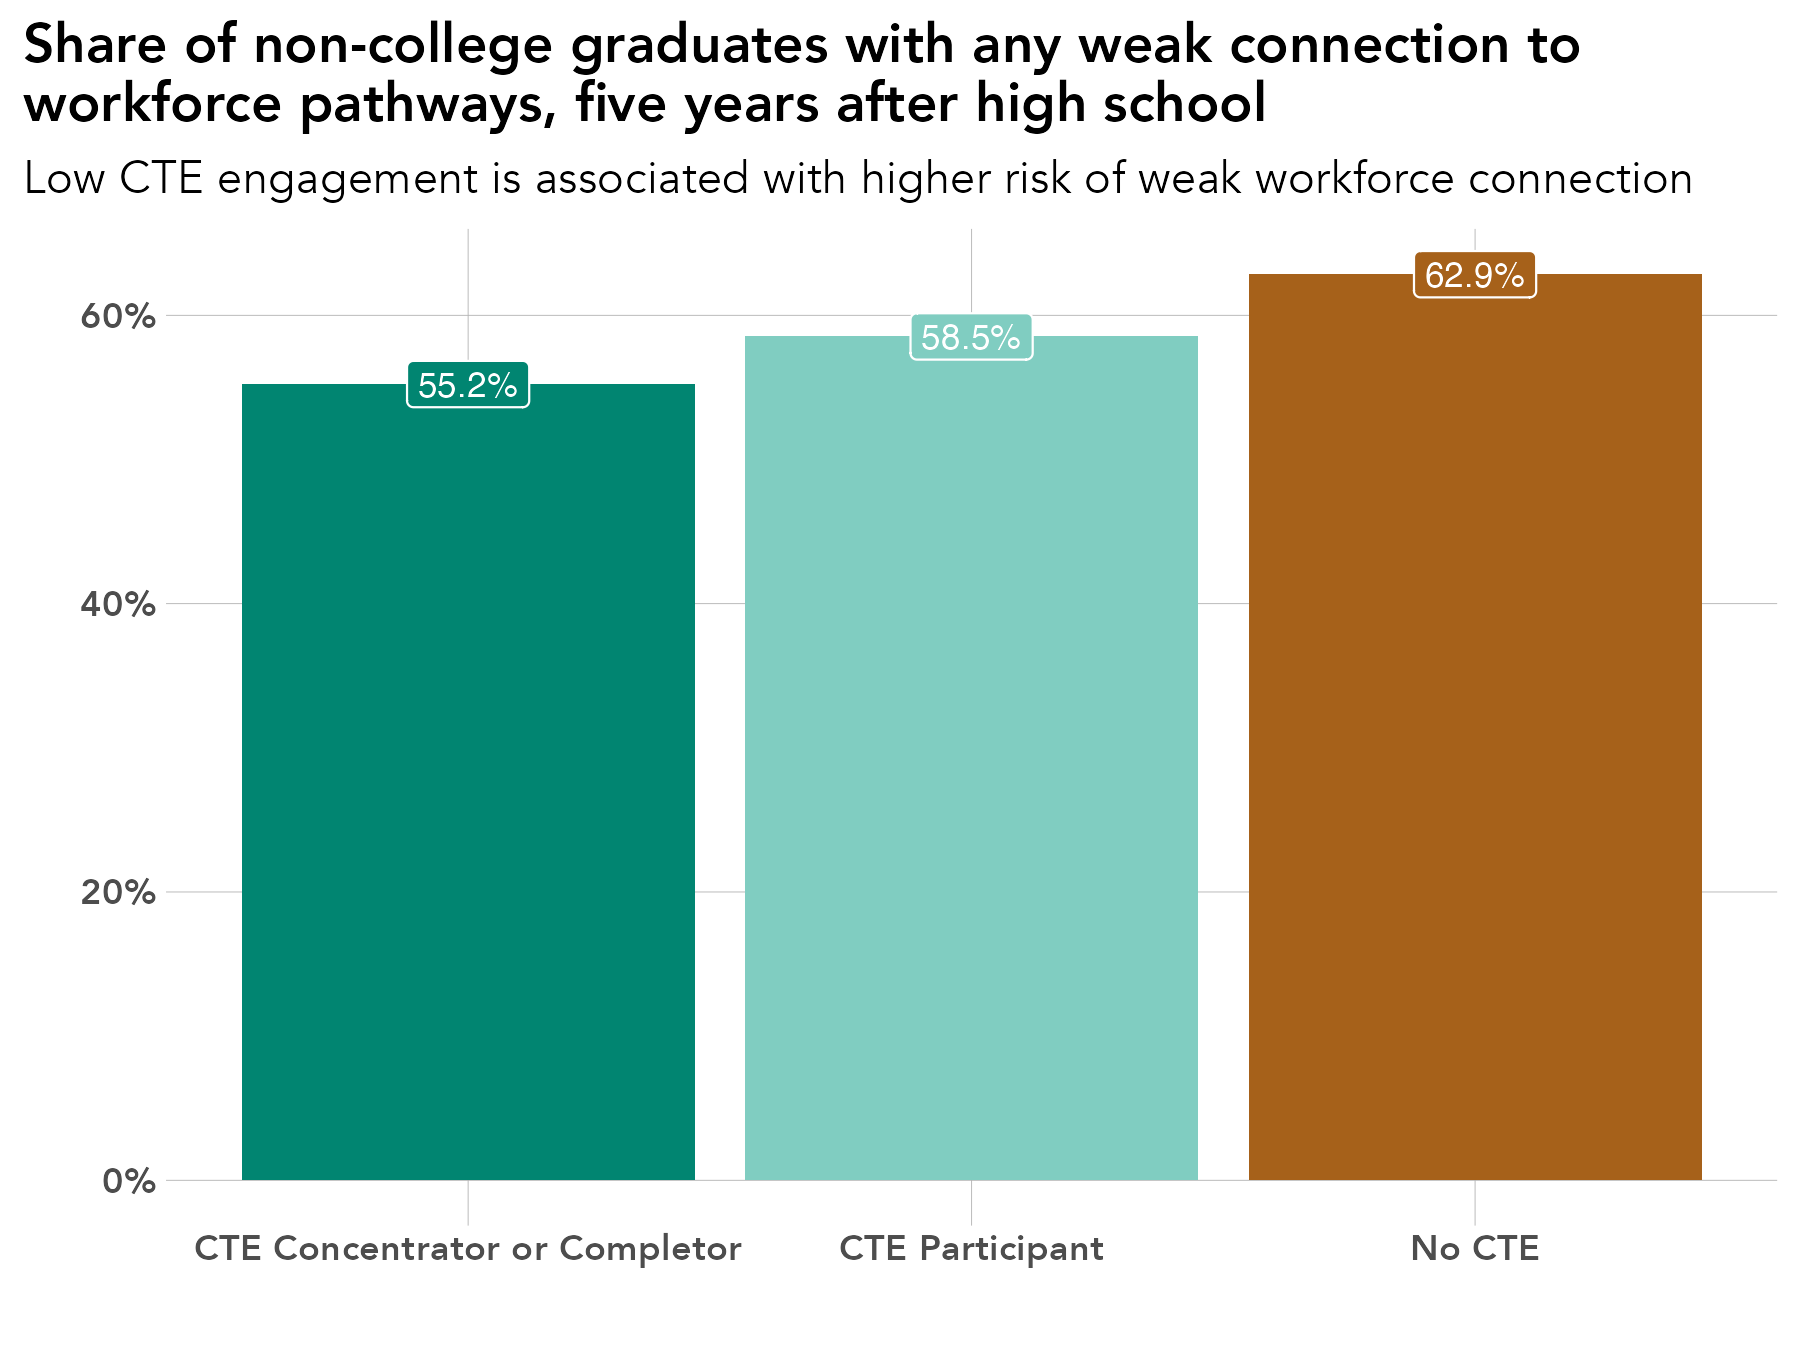

This figure's R source:
# library -----------------------------------------------------------------
library(tidyverse)
library(sf)
library(ggrepel)
library(scales)
library(ggiraph)
library(rmapshaper)
library(cowplot)
library(RColorBrewer)
library(readxl)
library(lubridate)
library(readxl)
library(systemfonts)
reset_font_cache()
library(ggtext)
library(janitor)
library(cowplot)
library(ggalluvial)
library(ggsankey)


rm(list = ls())

# themes ------------------------------------------------------------------
theme_bar <- theme_bw() +
  theme(panel.grid.major = element_line(color = "grey70", size = 0.1),
        panel.grid.minor = element_blank(),
        axis.ticks = element_blank(),
        axis.text = element_text(face = "bold"),
        panel.border = element_blank(),
        legend.background = element_rect(fill = "transparent", color = "transparent"),
        legend.key = element_rect(fill = "transparent"),
        legend.key.size = unit(1, "lines"),
        legend.margin = margin(0,0,0,0),
        legend.title = element_blank(),
        legend.text = element_text(margin = margin(l = 2)),
        text = element_text(family = "Avenir") ,
        plot.title.position = "plot",
        plot.title = element_text(face = "bold"))

theme_line <- theme_bw() +
  theme(legend.background = element_rect(fill = "transparent", color = "transparent"),
        legend.key = element_rect(fill = "transparent"),
        legend.text = element_text(margin = margin(l = 2)),
        panel.grid.minor = element_blank(),
        panel.grid.major = element_line(color = "grey70", size = 0.1),
        axis.ticks = element_blank(),
        axis.text = element_text(face = "bold"),
        panel.border = element_blank(),
        legend.margin = margin(0,0,0,0),
        legend.key.size = unit(1, "lines"),
        text = element_text(family = "Avenir") ,
        plot.title.position = "plot",
        plot.title = element_text(face = "bold"))


theme_sf <- theme_bw() +
  theme(axis.text.x=element_blank(),
        axis.text.y=element_blank(),
        axis.ticks=element_blank(),
        panel.background = element_blank(),
        panel.grid.major = element_line(color = "white"),
        panel.border = element_blank(),
        legend.title = element_blank(),
        legend.text = element_text(margin = margin(l = 2)),
        legend.margin = margin(0,0,0,0),
        legend.key.size = unit(1, "lines"),
        text = element_text(family = "Avenir") ,
        plot.title.position = "plot",
        plot.title = element_text(face = "bold"))

theme_all <- theme_bw() +
  theme(axis.ticks=element_blank(),
        axis.text.y = element_blank(),
        panel.background = element_blank(),
        panel.grid.major = element_blank(),
        panel.grid = element_blank(),
        panel.border = element_blank(),
        legend.title = element_blank(),
        legend.text = element_text(margin = margin(l = 2)),
        legend.margin = margin(0,0,0,0),
        legend.key.size = unit(1, "lines"),
        text = element_text(family = "Avenir") ,
        plot.title.position = "plot",
        plot.title = element_text(face = "bold"))


regions <- read_csv("/Users/kellyasche/Library/CloudStorage/GoogleDrive-kasche@ruralmn.org/My Drive/Data Prep/R Projects/Join docs/county_regions.csv") %>%
  select(5,6) %>%
  unique() %>%
  mutate(edr = str_replace(edr, "  ", " "),
         planning.region = str_replace(planning.region, " Minnesota", ""),
         planning.region = fct_relevel(planning.region, "Northwest", "Northeast", "Central", "Seven County Mpls-St Paul", "Southwest", "Southeast"),
         edr = fct_relevel(edr, "EDR 1 - Northwest", "EDR 2 - Headwaters", "EDR 3 - Arrowhead", "EDR 4 - West Central", "EDR 5 - North Central", "EDR 6E- Southwest Central", "EDR 6W- Upper Minnesota Valley", "EDR 7E- East Central", "EDR 7W- Central", "EDR 8 - Southwest", "EDR 9 - South Central", "EDR 10 - Southeast", "EDR 11 - 7 County Twin Cities", "Minnesota"))

counties.regions <- read_csv("/Users/kellyasche/Library/CloudStorage/GoogleDrive-kasche@ruralmn.org/My Drive/Data Prep/R Projects/Join docs/county_regions.csv") %>%
  mutate(countyfp = formatC(countyfp, width = 3, flag = "0"),
         Name = str_to_title(Name),
         Name = str_replace(Name, "Q", "q"),
         Name = str_replace(Name, "Of The", "of the"),
         Name = str_replace(Name, "Mcleod", "McLeod"),
         Dem_Desc = ifelse(Name == "Minnesota", "Minnesota", Dem_Desc) ,
         edr = str_replace(edr, "  ", " "),
         planning.region = str_replace(planning.region, " Minnesota", ""),
         planning.region = fct_relevel(planning.region, "Northwest", "Northeast", "Central", "Seven County Mpls-St Paul", "Southwest", "Southeast"),
         edr = fct_relevel(edr, "EDR 1 - Northwest", "EDR 2 - Headwaters", "EDR 3 - Arrowhead", "EDR 4 - West Central", "EDR 5 - North Central", "EDR 6E- Southwest Central", "EDR 6W- Upper Minnesota Valley", "EDR 7E- East Central", "EDR 7W- Central", "EDR 8 - Southwest", "EDR 9 - South Central", "EDR 10 - Southeast", "EDR 11 - 7 County Twin Cities", "Minnesota"))

color.ruca <- c("Entirely rural" = "#009933", "Town/rural mix" = "#99CC33", "Urban/town/rural mix" = "#CC9966", "Entirely urban" = "#754C29", "Minnesota" = "black")

color.pr <- c("Northwest" = "#4575b4","Northeast" = "grey", "Central" = "#fee090", "Seven County Mpls-St Paul" = "#d73027", "Southwest" = "#91bfdb", "Southeast" = "#fc8d59", "Minnesota" = "black")

color.edr <- c("EDR 1 - Northwest" = "#b3cde3", "EDR 2 - Headwaters" = "#8c96c6", "EDR 3 - Arrowhead" = "#fe9929", "EDR 4 - West Central" = "#8856a7", "EDR 5 - North Central" = "#810f7c", "EDR 6E- Southwest Central" = "#e5f5f9", "EDR 6W- Upper Minnesota Valley" = "#bdc9e1", "EDR 7E- East Central" = "#99d8c9", "EDR 7W- Central" = "#2ca25f", "EDR 8 - Southwest" = "#74a9cf", "EDR 9 - South Central" = "#0570b0", "EDR 10 - Southeast" = "#d7301f", "EDR 11 - 7 County Twin Cities" = "#d8b365", "Minnesota" = "black")

color.pr.edr <- c ("Northwest" = "#4575b4","Northeast" = "#e0f3f8", "Central" = "#fee090", "Seven County Mpls-St Paul" = "#d73027", "Southwest" = "#91bfdb", "Southeast" = "#fc8d59", "Minnesota" = "black", "EDR 1 - Northwest" = "#b3cde3", "EDR 2 - Headwaters" = "#8c96c6", "EDR 3 - Arrowhead" = "#fe9929", "EDR 4 - West Central" = "#8856a7", "EDR 5 - North Central" = "#810f7c", "EDR 6E- Southwest Central" = "#e5f5f9", "EDR 6W- Upper Minnesota Valley" = "#bdc9e1", "EDR 7E- East Central" = "#99d8c9", "EDR 7W- Central" = "#2ca25f", "EDR 8 - Southwest" = "#74a9cf", "EDR 9 - South Central" = "#0570b0", "EDR 10 - Southeast" = "#d7301f", "EDR 11 - 7 County Twin Cities" = "#d8b365")

color.six <- c("#009933", "#4575b4", "grey", "#fee090", "#fc8d59", "#d73027")

mn_counties <- st_read("/Users/kellyasche/Library/CloudStorage/GoogleDrive-kasche@ruralmn.org/My Drive/Data Prep/R Projects/Shapefiles/County shapefiles/MNCounties_MNDOT.shp", quiet = TRUE) %>%
  ms_simplify(keep = .01, keep_shapes = TRUE) %>%
  rename("countyfp" = "FIPS_CODE")

counties.regions.1 <- counties.regions %>%
  mutate(statefp = "27",
         project.pr = ifelse(edr %in% c("EDR 1 - Northwest", "EDR 2 - Headwaters", "EDR 4 - West Central"), "Northwest",
                             ifelse(edr == "EDR 3 - Arrowhead", "Northeast",
                                    ifelse(edr %in% c("EDR 5 - North Central", "EDR 7E- East Central", "EDR 7W- Central"), "Central",
                                           ifelse(edr %in% c("EDR 6E- Southwest Central", "EDR 6W- Upper Minnesota Valley", "EDR 8 - Southwest"), "Southwest",
                                                  ifelse(edr %in% c("EDR 9 - South Central", "EDR 10 - Southeast"), "Southern", as.character(planning.region)))))),
         project.pr = fct_relevel(project.pr, "Northwest", "Northeast", "Central", "Seven County Mpls-St Paul", "Southwest", "Southern"))


# Prep data ---------------------------------------------------------------

original <- read_csv("Data/SLEDS/Masters/Master-report-dataset.csv")

data <- original %>%
  filter(ps.grad == "No") %>%
  select(grad.year.5, cte.achievement) %>%
  filter(grad.year.5 != "After 2023") %>%
  filter(grad.year.5 != "Attending ps") %>%
  mutate(grad.year.5 = ifelse(grad.year.5 %in% c("Non-sustained WF", "No MN emp record"), "Any weak connection", grad.year.5)) %>%
  group_by(cte.achievement, grad.year.5) %>%
  summarize(n = n()) %>%
  ungroup() %>%
  group_by(cte.achievement) %>%
  mutate(pct = n / sum(n)) %>%
  ungroup() %>%
  mutate(grad.year.5 = fct_relevel(grad.year.5, "Sustained WF - NE", "Sustained WF - MN", "Any weak connection"))

# Create chart ------------------------------------------------------------

ggplot(data = filter(data, grad.year.5 == "Any weak connection"), aes(cte.achievement, pct, fill = cte.achievement)) +
  geom_col(position = "dodge") +
  geom_label(aes(label = percent(pct, accuracy = .1)), show.legend = FALSE, position = position_dodge(width = .9), color = "white", size = 3) +
  labs(x="",
       y = "",
       title = "Share of non-college graduates with any weak connection to\nworkforce pathways, five years after high school",
       subtitle = "Low CTE engagement is associated with higher risk of weak workforce connection")+
  scale_y_continuous(labels=scales::percent) +
  theme_bar+
  scale_fill_manual(values = c("#018571", "#80cdc1", "#a6611a")) +
  theme(legend.position = "none")


ggsave(filename = "Charts/Paper report/pct-cte-achievement-any-weak-connection-wf.pdf", device = cairo_pdf, dpi = "print", width = 6, height = 4.5)

ggsave(filename = "Charts/Paper report/pct-cte-achievement-any-weak-connection-wf.png", dpi = "print", width = 6, height = 4.5)
